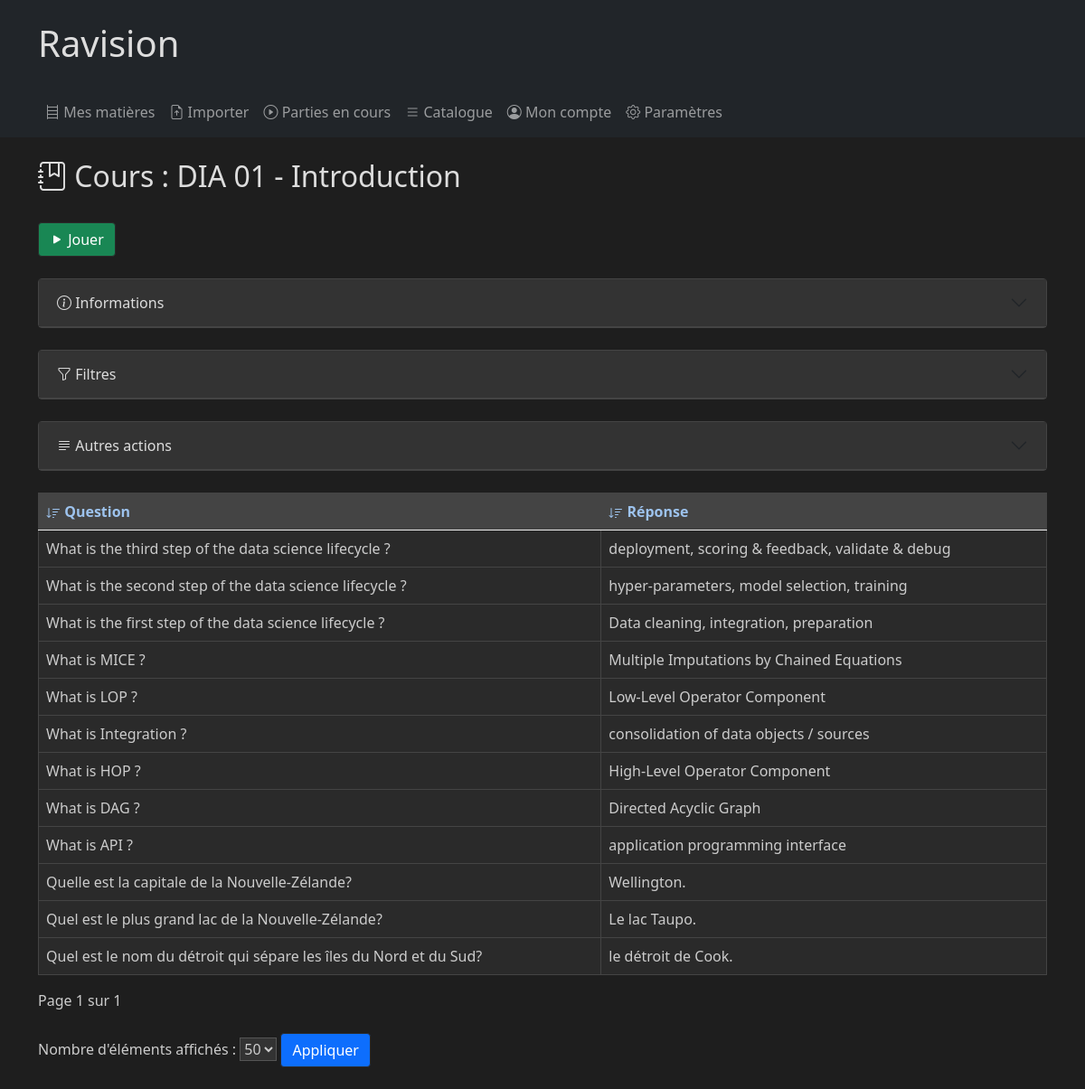
Screenshot of /quizz/lecture/42/?sort_by=question&order=desc&children_per_page=50 (signed in) with the database file from the repository.
### quizz/models.py (models this page shows, shortened)
class Lecture(models.Model):
    name = models.CharField(max_length=255, default="")
    subject = models.ForeignKey(Subject, on_delete=models.CASCADE, default=1)
    user = models.ForeignKey(User, on_delete=models.CASCADE, null=True)
    creation_date = models.DateField(null=True, default=None, blank=True)
    last_change_date = models.DateField(null=True, default=None, blank=True)
    def __str__(self):
        return self.name

class Question(models.Model):
    answer = models.CharField(max_length=255, default="")
    question = models.CharField(max_length=511, default="")
    lecture = models.ForeignKey(Lecture, on_delete=models.CASCADE, default=1)
    user = models.ForeignKey(User, on_delete=models.CASCADE, null=True)
    creation_date = models.DateField(null=True, default=None, blank=True)
    last_change_date = models.DateField(null=True, default=None, blank=True)
    def as_dict(self):
        return {
            'question': self.question,
            'answer': self.answer,
        }

### quizz/views.py (the view, shortened to what this page needs)
# urls.py: path('lecture/<int:id>/', views.lecture, name='lecture'),
def lecture(request,id):
    filterForm = QuestionFilterForm(request.GET)
    lecture = get_object_or_404(Lecture, pk=id)
    questions = Question.objects.filter(lecture_id=id)
    updateForm = LectureUpdateForm(instance=lecture)
    addForm = QuestionUpdateForm()
    tests = Test.objects.filter(question__in=questions)
    if filterForm.is_valid():
        questions = filterForm.filter_queryset(questions)
    info={_('Subject'):lecture.subject,
        _('Lecture'):lecture,
        _('Amount of questions'):questions.count(),
        _('Creation date'):lecture.creation_date,
        _('Last update'):lecture.last_change_date}
    info, chart = get_info_chart(request,info,tests)
    questions = paginate_questions(request,questions)
    fields = {'question':'Question','answer':'Réponse'}
    action = 'lecture'
    context = prepare_render_context(action, filterForm, questions, request, fields, object=lecture, childurl='question', deleteurl='delete_lecture', updateForm=updateForm, addForm=addForm, sort_by='question', parenturl='subject', parent=lecture.subject, chart=chart, info=info)
    context.update({'generate':True})
    return update_page(request,chart,action,context)

### quizz/forms.py (called while the page is built)
    def filter_queryset(self, queryset, **kwargs):
        filters = {}
        for field in self.fields:
            if self.cleaned_data.get(field):
                filters[f"{field}__icontains"] = self.cleaned_data.get(field)
        return queryset.filter(**filters, **kwargs)

### quizz/models.py (called while the page is built)
    def __str__(self):
        return self.name

### quizz/utils.py (called while the page is built)
def get_custom_scores(tests, request):
    values = ['1', None]
    percentage = (request.GET.get('percentage') in values)
    show_correct_without_hint = (request.GET.get('show_correct_without_hint') in values)
    show_correct_with_hint = (request.GET.get('show_correct_with_hint') in values)
    show_incorrect_without_hint = (request.GET.get('show_incorrect_without_hint') in values)
    show_incorrect_with_hint = (request.GET.get('show_incorrect_with_hint') in values)
    return get_scores(tests, percentage, show_correct_without_hint, show_correct_with_hint, show_incorrect_without_hint, show_incorrect_with_hint, request.dark_mode)

def getChildrenPerPage(request):
    return request.GET.get('children_per_page', DEFAULT_PER_PAGE)

def ajax_check(request):
    return request.headers.get('X-Requested-With') == 'XMLHttpRequest'

def paginate_questions(request,children):
    return paginate_queryset(children.order_by(f"{'-' if request.GET.get('order', 'asc') == 'desc' else ''}{request.GET.get('sort_by', 'question')}"), request, getChildrenPerPage(request))

def update_page(request,chart,action,context):
    if ajax_check(request):
        return update_chart(request,chart)
    return render(request, f'quizz/{action}.html', context)

def paginate_queryset(queryset, request, per_page=10):
    paginator = Paginator(queryset, per_page)
    page_number = request.GET.get('page')
    try:
        return paginator.page(page_number)
    except PageNotAnInteger:
        return paginator.page(1)
    except EmptyPage:
        return paginator.page(paginator.num_pages)

def all_test_count(tests,user_tests):
    return {_('Amount of attempts'):tests.count(),
            _('Amount of successful attempts'):tests.filter(correct=True).count(),
            _('My amount of attempts'):user_tests.count(),
            _('My amount of successful attempts'):user_tests.filter(correct=True).count()}

def get_info_chart(request,info,tests):
    user = request.user
    user_tests = tests.filter(user=user)
    chart = get_custom_scores(user_tests, request)
    info.update(all_test_count(tests,user_tests))
    return info, chart

### quizz/templates/quizz/lecture.html
{% extends 'quizz/base.html' %}
{% load i18n %}
{% block content %}
<h2><i class="bi bi-journal-bookmark"></i> {%trans "Lecture"%} : {{object.name}}</h2>
{% include 'quizz/object.html' %}
{% endblock %}

### quizz/templates/quizz/object.html (shortened to what this page needs)
{% block content %}
{% load i18n %}
{% if urls.game %}
    <br />
    <form method="post" action="{% if quizz%}{% url urls.game object.id%}{%elif object %}{% url urls.game urls.action object.id%}{% else %}{% url urls.game urls.action 0 %}{% endif %}">
        <button type="submit" class="btn btn-success" name="action" value="play"><i class="bi bi-play-fill"></i> {%trans "Play"%}</button>
    </form>
{% endif %}
<br />
{% if info %}
{% include 'quizz/object_content/info.html'%}
{% endif %}
{% if forms.filter %}
<br />
<div class="accordion" id="filterAccordion2">
    <div class="accordion-item">
        <h2 class="accordion-header" id="filterHeading2">
            <button class="accordion-button collapsed" type="button" data-bs-toggle="collapse" data-bs-target="#filterCollapse2" aria-expanded="true" aria-controls="filterCollapse2">
                <i class="bi bi-funnel"></i>&nbsp;{%trans "Filters"%}
            </button>
        </h2>
    </div>
</div>
{% endif %}
<br />
<div class="accordion" id="filterAccordion3">
    <div class="accordion-item">
        <h2 class="accordion-header" id="filterHeading3">
            <button class="accordion-button collapsed" type="button" data-bs-toggle="collapse" data-bs-target="#filterCollapse3" aria-expanded="true" aria-controls="filterCollapse3">
                <i class="bi bi-justify-left"></i>&nbsp;{%trans "Other actions"%}
            </button>
        </h2>
    </div>
</div>
<br />
<table class="table">
    <thead>
        <tr>
            {% for field, label in fields.items %}
            <th>
                <a style="text-decoration:none" href="?sort_by={{ field }}&order={% if sort_by == field %}{% if order == 'desc' %}asc{% else %}desc{% endif %}{% else %}asc{% endif %}&children_per_page={{children_per_page}}">
                    <svg xmlns="http://www.w3.org/2000/svg" width="16" height="16" fill="currentColor" class="bi bi-sort-down{% if sort_by == field %} {% if order == 'desc' %}rotate180{% endif %}{% endif %}" viewBox="0 0 16 16">
                        <path d="M3.5 2.5a.5.5 0 0 0-1 0v8.793l-1.146-1.147a.5.5 0 0 0-.708.708l2 1.999.007.007a.497.497 0 0 0 .7-.006l2-2a.5.5 0 0 0-.707-.708L3.5 11.293zm3.5 1a.5.5 0 0 1 .5-.5h7a.5.5 0 0 1 0 1h-7a.5.5 0 0 1-.5-.5M7.5 6a.5.5 0 0 0 0 1h5a.5.5 0 0 0 0-1zm0 3a.5.5 0 0 0 0 1h3a.5.5 0 0 0 0-1zm0 3a.5.5 0 0 0 0 1h1a.5.5 0 0 0 0-1z"/>
                    </svg>
                 {{ label }}</a>
            </th>
            {% endfor %}
        </tr>
    </thead>
    <tbody>
        {% for object in children %}
        <tr class="object-row" data-url="{% url urls.child id=object.id%}">
            {% for key, value in object.as_dict.items %}
            <td>{{ value|default:"<span style='color: darkred;font-weight: bold;'>?</span>" }}</td>
            {% endfor %}
        </tr>
        {% endfor %}
    </tbody>
</table>
{% if children %}
<div class="pagination">
    <span class="step-links">
        <span class="current">
            {%trans "Page"%} {{ children.number }} {%trans "-page- of"%} {{ children.paginator.num_pages }}
        </span>
    </span>
</div>
<br />
<form method="get" action="{% if object.id %}{% url urls.action id=object.id%}{% else %}{% url urls.action %}{% endif %}">
    <label for="children_per_page">{%trans "Number of displayed elements"%} :</label>
    <select name="children_per_page" id="children_per_page">
        {% for option in amounts_of_children %}
            <option value="{{ option }}" {% if children_per_page == option %} selected {% endif %}>{{ option }}</option>
        {% endfor %}
    </select>
    <button type="submit" class="btn btn-primary">{%trans "Apply"%}</button>
</form>
<br />
{% endif %}
{% endblock %}

### quizz/static/quizz/style.css (style rules this page uses)
body.dark-mode { background-color: #1e1e1e; color: #ccc; }
body.dark-mode a { color: #9dc3ee; }
body.dark-mode .btn { border: 1px solid #2a2a2a; }
body.dark-mode input, body.dark-mode textarea, body.dark-mode select { background-color: #333; color: #ccc; border: 1px solid #555; }
body.dark-mode table th, body.dark-mode table td { border: 1px solid #444; }
body.dark-mode table { background-color: #2a2a2a; color: #ccc; }
body.dark-mode table th { background-color: #444; color: #eee; }
body.dark-mode h1, body.dark-mode h2, body.dark-mode h3, body.dark-mode h4, body.dark-mode h5, body.dark-mode h6 { color: #ddd; }
body.dark-mode .accordion-item { background-color: #2a2a2a; border: 1px solid #444; }
body.dark-mode .accordion-header { background-color: #333; border-bottom: 1px solid #444; }
body.dark-mode .accordion-button { background-color: #333; color: #ddd; border: none; }

### rows the page displays
Lecture: name "DIA 01 - Introduction"
Question: as_dict "What is the third step of the data science lifecycle ?" "deployment, scoring & feedback, validate & debug"
Question: as_dict "What is the second step of the data science lifecycle ?" "hyper-parameters, model selection, training"
Question: as_dict "What is the first step of the data science lifecycle ?" "Data cleaning, integration, preparation"
Question: as_dict "What is MICE ?" "Multiple Imputations by Chained Equations"
Question: as_dict "What is LOP ?" "Low-Level Operator Component"
Question: as_dict "What is Integration ?" "consolidation of data objects / sources"
Question: as_dict "What is HOP ?" "High-Level Operator Component"
Question: as_dict "What is DAG ?" "Directed Acyclic Graph"
Question: as_dict "What is API ?" "application programming interface"
Question: as_dict "Quelle est la capitale de la Nouvelle-Zélande?" "Wellington."
Question: as_dict "Quel est le plus grand lac de la Nouvelle-Zélande?" "Le lac Taupo."
Question: as_dict "Quel est le nom du détroit qui sépare les îles du Nord et du Sud?" "le détroit de Cook."

### other values shown
{{ label }} "Question" "Réponse"
{{ children.number }} "1"
{{ children.paginator.num_pages }} "1"
form field children_per_page "50"
